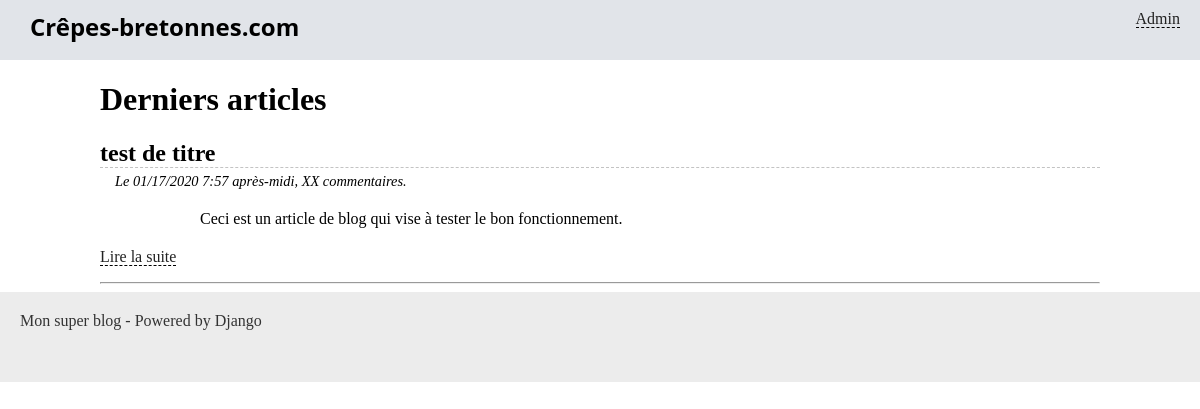
The page /blog/accueil/ on the database as committed earlier.
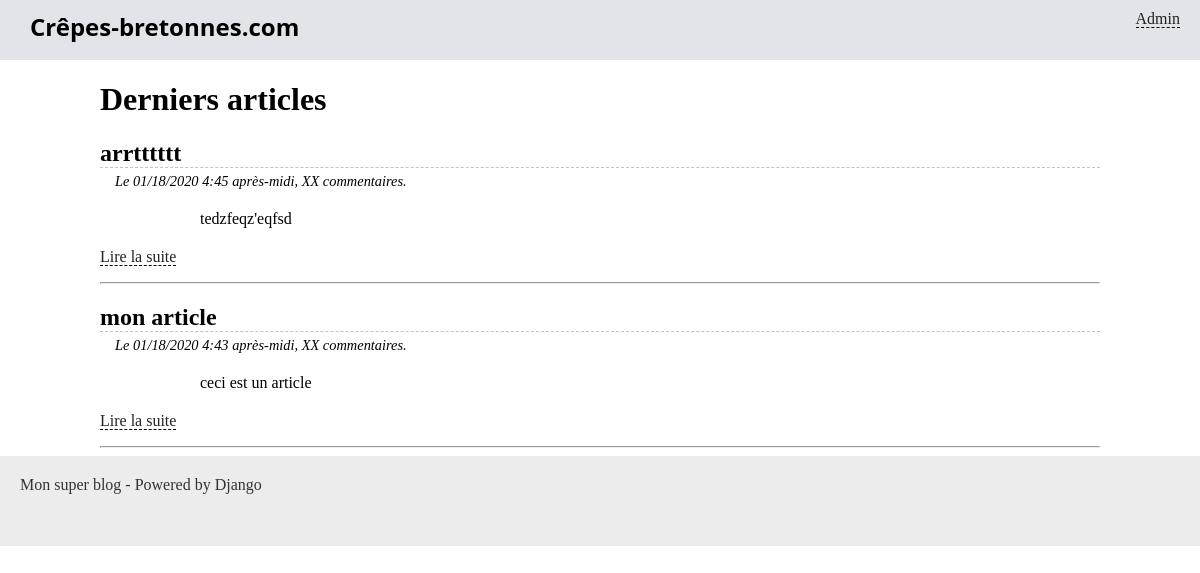
The same page on the database as committed later.
### blog/models.py (models this page shows, shortened)
class Article(models.Model):
    titre = models.CharField(max_length=100)
    slug = models.SlugField()
    auteur = models.CharField(max_length=42)
    contenu = models.TextField(null=True)
    date = models.DateTimeField(verbose_name="Date de parution",
                                auto_now_add=True, auto_now=False)
    is_visible = models.BooleanField(verbose_name="Article publié ?",
                                     default=False)
    categorie = models.ForeignKey('Categorie', on_delete=models.CASCADE)

### blog/views.py (the view)
# urls.py: path('accueil/', views.accueil, name='accueil'),
def accueil(request):
    articles = Article.objects.filter(is_visible=True).order_by('-date')[:4]
    return render(request, 'blog/accueil.html', {'articles': articles})

### blog/templates/blog/accueil.html (shortened to what this page needs)
{% extends "blog/base.html" %}
{% block content %}
	<h1>Derniers articles</h1>
	{% for article in articles %}
		<h2 class="titre-article">{{ article.titre }}</h2>
		<p class="infos-article">Le {{ article.date|date:'SHORT_DATETIME_FORMAT' }}, XX commentaires.</p>
		<div class="contenu-article">
			{{ article.contenu|safe|truncatewords_html:30 }}
		</div>
		<p><a href="{% url 'blog_lire' article.slug %}">Lire la suite</a></p>
		<hr />
	{% endfor %}
{% endblock %}

### blog/templates/blog/base.html (shortened to what this page needs)
{% load static %}
<!doctype html>
<html lang="fr">
<head>
    <link rel="stylesheet" href="{% static 'blog/styles.css' %}" />
</head>
<body>
    <header>
    	<aside>
        	<a href="{% url 'admin:index' %}">Admin</a>
        </aside>
        <h1>Crêpes-bretonnes.com</h1>
    </header>
    <div class="container">
    	{% block content %}{% endblock %}
    </div>
    <footer>
        Mon super blog - Powered by Django
    </footer>
</body>
</html>

### blog/static/blog/styles.css (style rules this page uses)
* { box-sizing: border-box; }
body { margin: 0; padding: 0; }
a { color: #222; border-bottom: 1px dashed #000; text-decoration: none; }
.container { margin: 0 auto; width: 1000px; }
header { background-color: #e1e4e9; height: 60px; padding-top: 10px; padding-bottom: 13px; }
header aside { float: right; margin-right: 20px; }
header h1 { margin: 0 30px; font-size: 1.5em; font-family: 'Open Sans'; }
footer { background-color: #ECECEC; color: #333; height: 90px; padding: 20px; }
.titre-article, .titre-comments { border-bottom: 1px dashed #c3c3c3; margin-bottom: 0; }
.infos-article { margin: 5px 0 0 15px; font-style: italic; font-size: 0.9em; }
.contenu-article { margin: 20px auto; width: 80%; }

Rows that differ between the two databases and show on the page:
added Article: titre "arrtttttt", date "01/18/2020 4:45 après-midi", contenu "tedzfeqz'eqfsd"
changed Article: titre "test de titre" → "mon article"; date "01/17/2020 7:57 après-midi" → "01/18/2020 4:43 après-midi"; contenu "Ceci est un article de blog qui vise à tester le bon fonctionnement." → "ceci est un article"
